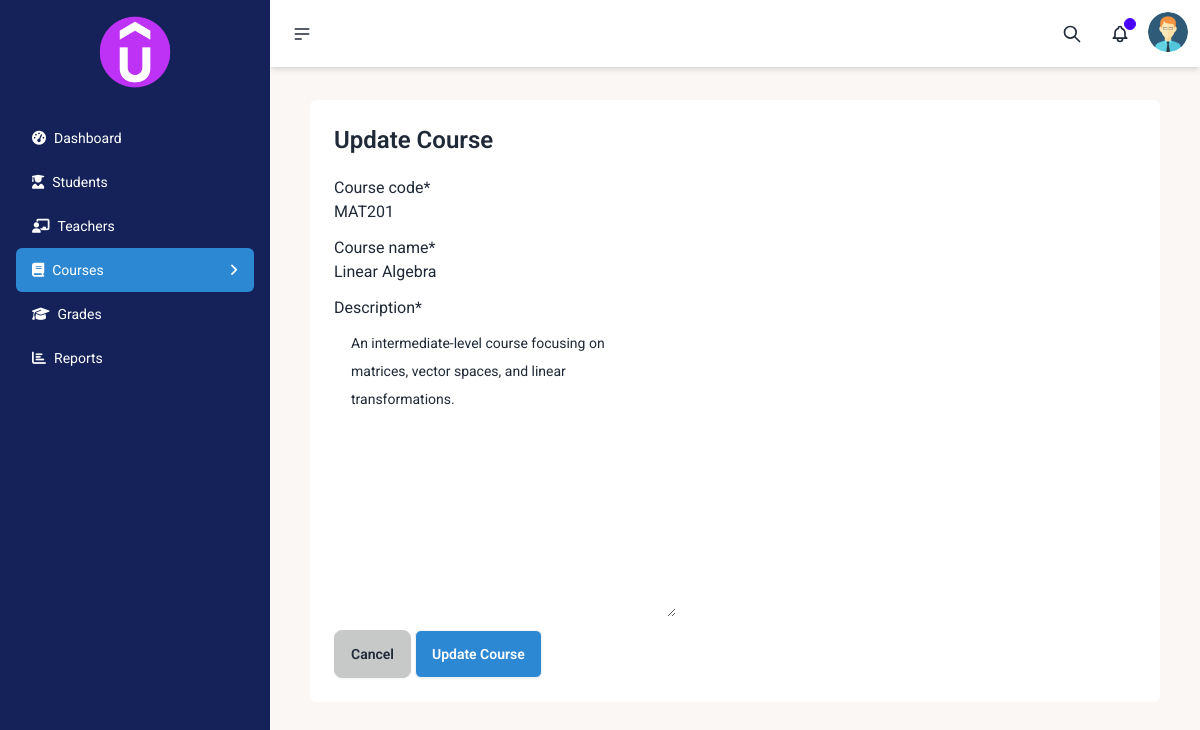
Page /courses/3/edit/ (signed in) on the committed database.
### Courses/models.py (models this page shows, shortened)
class Course(models.Model):
    course_code = models.CharField(max_length=20)
    course_name = models.CharField(max_length=50)
    description = models.TextField()
    created_at = models.DateTimeField(auto_now_add=True)
    updated_at = models.DateTimeField(auto_now=True)

### Courses/views.py (the view, shortened to what this page needs)
# urls.py: path('courses/<int:pk>/edit/', UpdateCourse.as_view(), name="edit_course"),
class UpdateCourse(LoginRequiredMixin, UpdateView):
    model = Course
    form_class = CourseForm
    template_name ='Courses/course_form.html'
    success_url = reverse_lazy('Courses:all_courses')
    pk_url_kwarg="pk"
    def get_context_data(self, **kwargs):
        context = super().get_context_data(**kwargs)
        context['title'] = 'Update Course'
        return context

### Courses/forms.py
class CourseForm(forms.ModelForm):
    class Meta:
        model = Course
        fields = "__all__"
        widgets = {
            'course_code': forms.TextInput(attrs={'placeholder': 'Course Code'}),
            'course_name': forms.TextInput(attrs={'placeholder': 'Course Name'}),
            'description': forms.Textarea(attrs={'placeholder': 'Course Description'}),
        }

### Dashboard/context_processors.py (called while the page is built)
def dashboard_links(request):
    sidebar_links = [
        {'title': 'Dashboard', 'icon': 'fa-tachometer-alt', 'url': '/dashboard/'},
        {'title': 'Students', 'icon': 'fa-user-graduate', 'url': '/students/'},
        {'title': 'Teachers', 'icon': 'fa-chalkboard-teacher', 'url': '/teachers/'},
        {'title': 'Courses', 'icon': 'fa-book', 'url': '/courses/'},
        {'title': 'Grades', 'icon': 'fa-graduation-cap', 'url': '/grades/'},
        {'title': 'Reports', 'icon': 'fa-chart-bar', 'url': '/reports/'},
    ]
    return {
        'sidebar_links': sidebar_links
    }

### Courses/templates/Courses/course_form.html (shortened to what this page needs)
{% extends "Dashboard/dashboard_layout.html" %}
{% load crispy_forms_tags %}
{% block content %}
<section class="p-3 md:p-6 rounded-md" data-theme="light">
    <h2 class="text-2xl font-semibold mb-5">{{ title }}</h2>
    <form method="POST">
        {{ form | crispy }}
        <a href="{% url "Courses:all_courses" %}"  class="btn btn-active">Cancel</a>
        <button class="btn bg-[#2D88D4] text-white rounded-md" type="submit">{{ title }}</button>
    </form>
</section>
{% endblock %}

### Dashboard/templates/Dashboard/dashboard_layout.html (style rules this page uses)
body { font-family: "Roboto", sans-serif; }

### rows in the picture
Course: course_code "MAT201", course_name "Linear Algebra", description "An intermediate-level course focusing on matrices, vector spaces, and linear transformations."

### other values in the picture
{{ title }} "Update Course"
{{ link.title }} "Dashboard" "Students" "Teachers" "Courses" "Grades" "Reports"
